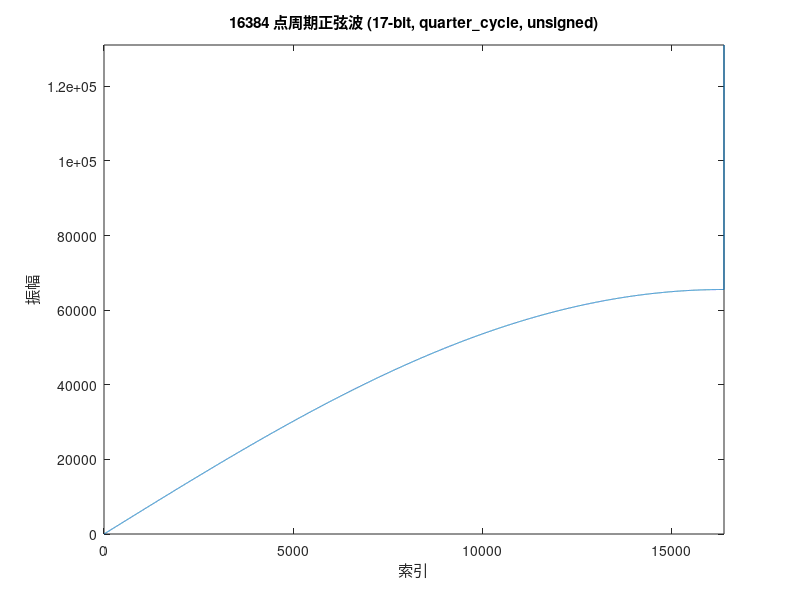

Recreate this plot in MATLAB.
clc;
clear;
close all;

n = 65536/4; % 点数
N_bits = 17; % 位宽（正弦波输出的位数）

% 定义是否生成有符号数：'signed' 或 'unsigned'
number_type = 'unsigned'; % 可选择 'signed' 或 'unsigned'

% 定义生成的周期类型：'quarter' 为四分之一周期，'half' 为半周期，'full' 为整个周期
cycle_type = 'quarter'; % 可选择 'quarter', 'half', 或 'full'

% 根据位宽计算振幅
amplitude = 2^N_bits

% 根据选择的周期类型调整生成的正弦波
switch cycle_type
    case 'quarter'
        sine_wave = amplitude / 2 * sin(2 * pi * (0:n-1) / (4 * n)); % 四分之一周期正弦波
        cycle_label = 'quarter_cycle';
    case 'half'
        sine_wave = amplitude / 2 * sin(2 * pi * (0:n-1) / (2 * n)); % 半周期正弦波
        cycle_label = 'half_cycle';
    case 'full'
        sine_wave = amplitude / 2 * sin(2 * pi * (0:n-1) / (1 * n)); % 整周期正弦波
        cycle_label = 'full_cycle';
    otherwise
        error('无效的周期类型，请选择 "quarter", "half", 或 "full"');
end

% 有符号数需要移出直流分量
if strcmp(number_type, 'unsigned')
    offset = 2^(N_bits - 1);
    sine_wave = sine_wave + offset;
end


% 将正弦波数据四舍五入为整数
sine_wave = round(sine_wave);
for i = 1:n-1
    if strcmp(number_type, 'signed')
        if sine_wave(i) >= 2^(N_bits - 1)
            sine_wave(i) = sine_wave(i) -1;
        end
    else
        if sine_wave(i) >= 2^(N_bits)
            sine_wave(i) = sine_wave(i) -1;
        end
    end
    sine_wave(i) = sine_wave(i)-65536;
end
max_value = max(sine_wave)
min_value = min(sine_wave)

% 动态生成文件名，包含点数、周期类型和数值类型
file_name = sprintf('sine_wave_%d_%s_%s.coe', n, cycle_label, number_type);

% 将数据写入 COE 文件以用于 Vivado 的 ROM 初始化
fileID = fopen(file_name,'w');
fprintf(fileID, 'memory_initialization_radix=10;\n');
fprintf(fileID, 'memory_initialization_vector=\n');

% 循环遍历正弦波数据并写入 COE 文件
for i = 1:n-1
    fprintf(fileID, '%d,\n', sine_wave(i));
end
fprintf(fileID, '%d;\n', sine_wave(n)); % 最后一个值没有逗号

fclose(fileID);

% 绘制生成的正弦波以进行可视化
figure;
plot(sine_wave);
title([num2str(n), ' 点周期正弦波 (', num2str(N_bits), '-bit, ', cycle_label, ', ', number_type, ')'], 'Interpreter', 'none');
xlabel('索引');
ylabel('振幅');
xlim([0 n]);
if strcmp(number_type, 'signed')
    ylim([-amplitude / 2, amplitude / 2]);
else
    ylim([0, amplitude]);
end
